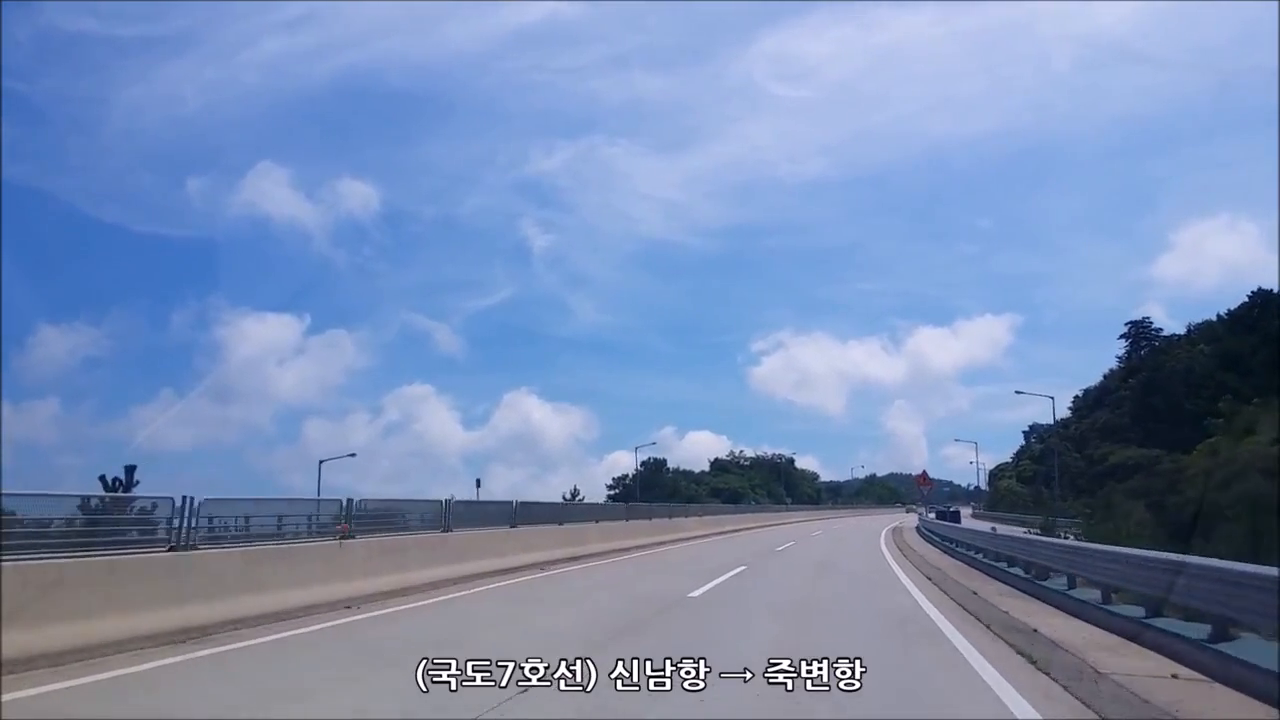
#> input picture frame 30 of DeepLearning/resource/test7.mp4, 1280 x 720 px, given in place of test2.mp4, which was not available
$ python b.py   (older library calls are emulated)
#> lines starting #> are read from the running program, lines starting #| are printed output that depends on the picture; pictures that were not available may be replaced by others from this repository, and a replacement may not be noted
import cv2
import numpy as np
import datetime

###################
# Global Variable #
ilowH = 150
ihighH = 180

ilowS = 80
ihighS = 225
ilowV = 80
ihighV = 225


###################
def getCenter(_max_contour):
    cx = 0
    cy = 0
    A = 0
    for i in range(len(_max_contour) - 1):
        xi = _max_contour[i][0][0]
        yi = _max_contour[i][0][1]
        xii = _max_contour[i + 1][0][0]
        yii = _max_contour[i + 1][0][1]
        tmp = (xi * yii) - (xii * yi)
        cx += (xi + xii) * tmp
        cy += (yi + yii) * tmp

        A += (xi * yii) - (xii * yi)
    A /= 2
    cx /= 6 * A
    cy /= 6 * A
    # cv2.circle(img_out, (int(cx), int(cy)), 2, (0, 255, 255), -1)
    return cx, cy


def get_max_area(img_in, contours, name):
    if len(contours) == 0:
        return img_in

    # Find Maximum area in contours
    # max_index, max_area = sorted(enumerate([cv2.contourArea(x) for x in contours]), key=lambda x: x[1], reverse=True)[0]
    # max_contour = contours[max_index]
    img_out = img_in.copy()
    # cx, cy = getCenter(max_contour)s
    for idx, area in sorted(enumerate([cv2.contourArea(x) for x in contours]), key=lambda x: x[1], reverse=True):
        if area < 100:
            break
        _contour = contours[idx]
        cv2.drawContours(img_out, [_contour], 0, (0, 255, 100), 2)
    return img_out

def img_trim(img, x, y, w, h):
    img_trim = img[y:y + h, x:x + w]
    return img_trim


def get_red_color(frame, name):
    ori = frame.copy()

    start = datetime.datetime.now()
    #################################################################################################33

    hsv1 = cv2.cvtColor(frame, cv2.COLOR_BGR2HSV)
    hsv2 = cv2.cvtColor(frame, cv2.COLOR_BGR2HSV)

    Rmask1 = cv2.inRange(hsv1, np.array([0, 80, 80]), np.array([10, 225, 255]))
    Rmask2 = cv2.inRange(hsv2, np.array([ilowH, ilowS, ilowV]), np.array([ihighH, ihighS, ihighV]))

    mask = Rmask1 | Rmask2
    hsv = hsv1 | hsv2

    frame = cv2.bitwise_and(frame, frame, mask=mask)
    frame = cv2.cv2.GaussianBlur(frame, (7, 7), 0)
    cv2.imshow(name, frame)
    # print("[INFO] detection took: {}s".format(
    #     (datetime.datetime.now() - start).total_seconds()))

    """
     ## this part erode and dilate picture
     ## then cannot find small flag...
    thres = frame.copy()
    kernel = np.ones((5, 5), np.uint8)
    thres = cv2.erode(thres, kernel, iterations=cnt)
    thres = cv2.dilate(thres, kernel, iterations=cnt)
    thres = cv2.dilate(thres, kernel, iterations=cnt)
    thres = cv2.erode(thres, kernel, iterations=cnt)
    """

    canny = frame.copy()
    canny = cv2.Canny(canny, 55, 195)

    gray = canny.copy()
    gray, contours, hierarchy = cv2.findContours(gray, cv2.RETR_TREE, cv2.CHAIN_APPROX_SIMPLE)
    # gray = cv2.drawContours(frame, contours, -1, (0, 255, 0), 2)
    return contours


if __name__ == "__main__":
    cap = cv2.VideoCapture("./../resource/test2.mp4")
    while cap.isOpened():
        ret, img_in = cap.read()
#> img_in is the input picture: shape (720, 1280, 3); mean B, G, R 179.9, 140.9, 120.5
        w, h, c = img_in.shape  # img_in is the input images
#> w = 720; h = 1280; c = 3
        _trim_upper = img_trim(img_in, 100, 0, h - 100, w // 2)
#> in img_trim, `img_trim = img[y:y + h, x:x + w]`:
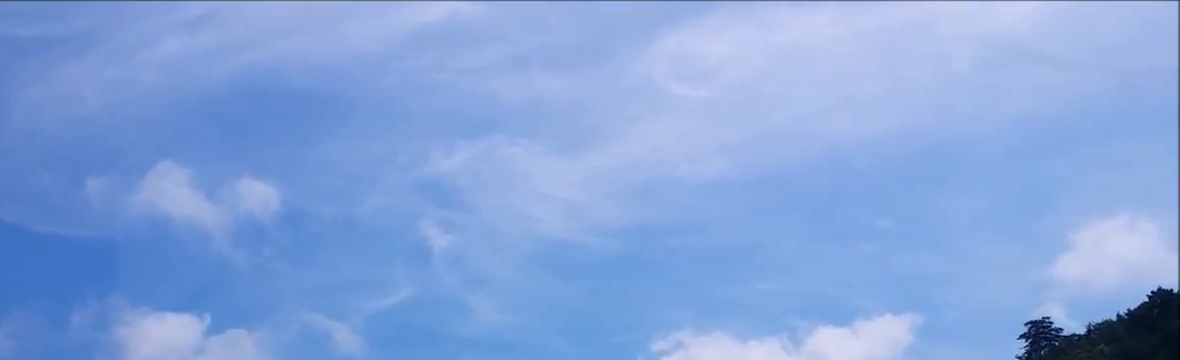
#> img_trim: shape (360, 1180, 3); mean B, G, R 218.7, 163.8, 132.2
        _trim_left = img_trim(img_in, 0, w // 2, h // 5, w - (w // 3) - 100)
#> call 2 of img_trim, with x = 0, y = 360, w = 256, h = 380
#> in img_trim (call 2), `img_trim = img[y:y + h, x:x + w]`:
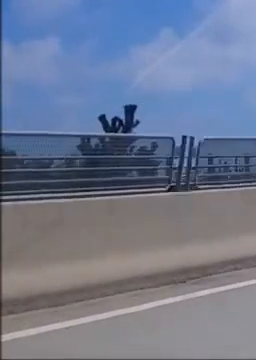
#> img_trim: shape (360, 256, 3); mean B, G, R 145, 120.8, 110.9
        _trim_right = img_trim(img_in, h * 4 // 5, w // 2, h - (4 * h // 5), w - (w // 3) - 100)
#> call 3 of img_trim, with x = 1024, y = 360, w = 256, h = 380
#> in img_trim (call 3), `img_trim = img[y:y + h, x:x + w]`:
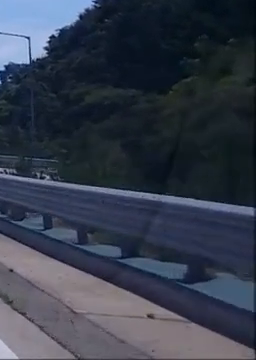
#> img_trim: shape (360, 256, 3); mean B, G, R 74.9, 60.2, 53.2

        upper_contours = get_red_color(_trim_upper, "ur")
#> in get_red_color, `hsv1 = cv2.cvtColor(frame, cv2.COLOR_BGR2HSV)`: hsv1: shape (360, 1180, 3); mean H, S, V 109.3, 103, 218.7
#> in get_red_color, `Rmask1 = cv2.inRange(hsv1, np.array([0, 80, 80]), np.array([10, 225, 2..`: Rmask1: shape (360, 1180); every value is 0
#> in get_red_color, `frame = cv2.bitwise_and(frame, frame, mask=mask)`: frame: shape (360, 1180, 3); every value is 0
#> in get_red_color, `gray, contours, hierarchy = cv2.findContours(gray, cv2.RETR_TREE, cv2...`: contours = []
#> upper_contours = []
        left_contours = get_red_color(_trim_left,"lr")
#> in get_red_color (call 2), `hsv1 = cv2.cvtColor(frame, cv2.COLOR_BGR2HSV)`: hsv1: shape (360, 256, 3); mean H, S, V 89.7, 67.5, 148.6
#> in get_red_color (call 2), `Rmask1 = cv2.inRange(hsv1, np.array([0, 80, 80]), np.array([10, 225, 2..`: Rmask1: shape (360, 256); every value is 0
#> in get_red_color (call 2), `frame = cv2.bitwise_and(frame, frame, mask=mask)`: frame: shape (360, 256, 3); every value is 0
#> left_contours = []
        right_contours = get_red_color(_trim_right, "rr")
#> in get_red_color (call 3), `hsv1 = cv2.cvtColor(frame, cv2.COLOR_BGR2HSV)`: hsv1: shape (360, 256, 3); mean H, S, V 114, 98.6, 75.4
#> right_contours = []

        upper = get_max_area(_trim_upper, upper_contours, "upper")
        left = get_max_area(_trim_left, left_contours, "left")
        right = get_max_area(_trim_right, right_contours, "right")
        # cv2.imshow("output", img_origin_out)
        cv2.imshow("upper", upper)
        cv2.imshow("left", left)
        cv2.imshow("right", right)
        # cv2.imshow("input", img)
        if cv2.waitKey(1) & 0xFF == ord('q'):
#> (key q is pressed here)
            break
    cap.release()
    cv2.destroyAllWindows()

# img_in = cv2.imread("./../resource/test3.jpg")
# pre-process the image by resizing it, converting it to
# graycale, blurring it, and computing an edge map
# w, h, c = img_in.shape #img_in is the input image

# resize_coeff = 1
# img = cv2.resize(img_in, (int(resize_coeff*h), int(resize_coeff*w)))
# # 흑백사진
#
# gray = cv2.cvtColor(img_in, cv2.COLOR_BGR2GRAY)
#
# #Blur
# img = cv2.medianBlur(gray, 9)
# # img = cv2.adaptiveThreshold(img,255,cv2.ADAPTIVE_THRESH_MEAN_C,cv2.THRESH_BINARY,25,2)
# # img = cv2.adaptiveThreshold(img,255,cv2.ADAPTIVE_THRESH_MEAN_C,cv2.THRESH_BINARY,35,2)
# # 외곽선 추출
# img = cv2.Canny(img, 55, 190)
#
# img, contours, hierarchy = cv2.findContours(img, cv2.RETR_TREE, cv2.CHAIN_APPROX_SIMPLE)
# #Find Maximum area in contours
# max_index, max_area = max(enumerate([cv2.contourArea(x) for x in contours]), key = lambda x: x[1])
# max_contour = contours[max_index]
#
# img_out = cv2.resize(img_in, (int(resize_coeff*h), int(resize_coeff*w)))
# cx, cy = getCenter(max_contour)
# cv2.drawContours(img_out, [max_contour], 0, (0, 255, 100), 2)
#
#
# tmp = max_contour * 4 // 3
# _cx, _cy= getCenter(tmp)
# for i in range(len(tmp)):
#     tmp[i][0][0] = tmp[i][0][0] - (_cx - cx)
#     tmp[i][0][1] = tmp[i][0][1] - (_cy - cy)
# cv2.drawContours(img_out, [tmp], 0, (0, 255, 100), 2)
#
# cv2.imshow("output", img_out)
# cv2.imshow("input", img)
# cv2.waitKey(0)
